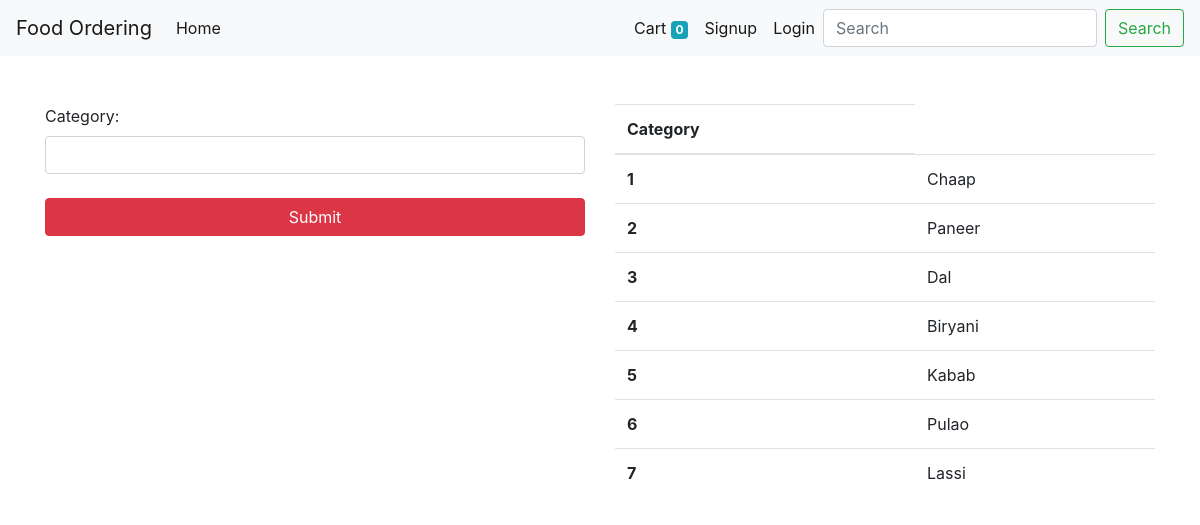
Page /add-category/ on the committed database.
### recipe/models.py (models this page shows, shortened)
class Category(models.Model):
    name=models.CharField(max_length=50)

### recipe/views.py (the view)
# urls.py: path('add-category/',views.addcategory,name="addcategory"),
def addcategory(request):
    category=Category.objects.all()
    if request.method=="POST":
        category=request.POST.get('category')
        print("category")
        if Category.objects.filter(name=category).exists():
            messages.error(request,'Category Already Exist')
            return redirect('addcategory')
        else:
            C=Category.objects.create(name=category)   #category=Category() Alternet option to save data
            C.save()   #category.name=request.POST.get('category')
            messages.success(request,"Category Added Successfully")
            return render(request,"addcategory.html",{'category':category})
    else:
        return render(request,"addcategory.html",{'category':category})

### recipe/templates/addcategory.html (shortened to what this page needs)
{% extends "base.html" %}
{% block content %}
<div class="container mt-4">
    <div class="row">
        <div class="col-md-6">
        <form method="post" >
            <label for="category" >Category:</label><br>
            <input type="text" id="category" name="category" class="form-control" required><br>
            <input type="submit" value="Submit" class="btn btn-block btn-danger">
        </form>
        </div>
        <div class="col-md-6">
            <table class="table">
                <thead>
                  <tr>
                    <th scope="col">Category</th>
                  </tr>
                </thead>
                <tbody>
                    {% for category in category %}
                    <tr>
                        <th scope="row">{{forloop.counter}}</th>
                        <td>{{category.name}}</td>
                    </tr>
                    {% endfor %}
                </tbody>
              </table>
        </div>
    </div>
{% endblock  %}

### rows in the picture
Category: name "Chaap"
Category: name "Paneer"
Category: name "Dal"
Category: name "Biryani"
Category: name "Kabab"
Category: name "Pulao"
Category: name "Lassi"

### other values in the picture
{{ request.session.cart.keys|length }} "0"
